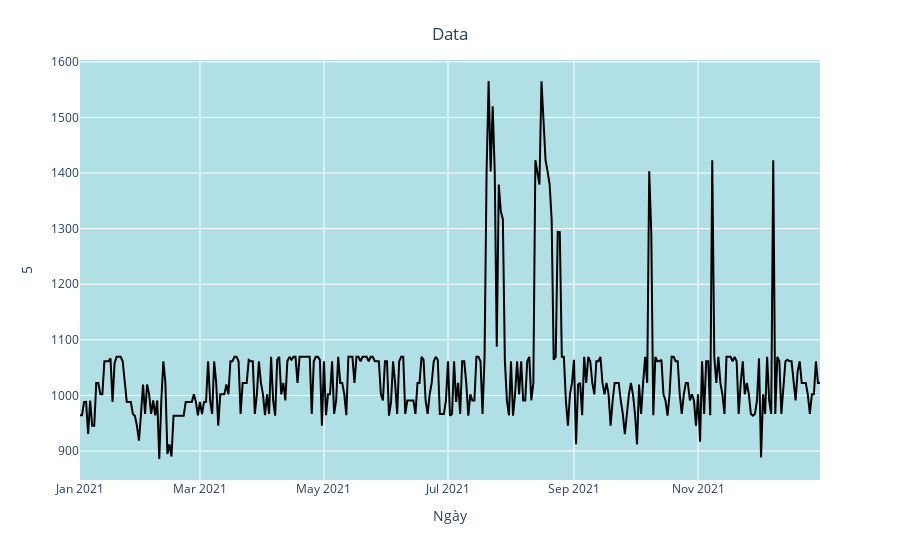

The cell this chart's notebook holds for it:
### Code cell
import plotly.express as px
fig = px.line(y=df['5'], x=df['Ngày'])
fig.update_traces(line_color='black')
fig.update_layout(xaxis_title="Ngày",
                  yaxis_title="5",
                  title={'text': "Data", 'y':0.95, 'x':0.5, 'xanchor':'center', 'yanchor':'top'},
                  plot_bgcolor='rgb(176,224,230)')

### Figure 1 — Plotly figure (JSON) as saved in the notebook; plotly's stock layout.template omitted (floating-point values rounded to 4 significant figures; data arrays with more than 128 entries replaced by an {"elided": "..."} marker saying what was removed)
{"data": [{"hovertemplate": "x=%{x}<br>y=%{y}<extra></extra>", "legendgroup": "", "line": {"color": "black", "dash": "solid"}, "marker": {"symbol": "circle"}, "mode": "lines", "name": "", "orientation": "v", "showlegend": false, "type": "scatter", "x": {"elided": "365 str values"}, "xaxis": "x", "y": {"elided": "365 float values"}, "yaxis": "y"}], "layout": {"legend": {"tracegroupgap": 0}, "margin": {"t": 60}, "plot_bgcolor": "rgb(176,224,230)", "title": {"text": "Data", "x": 0.5, "xanchor": "center", "y": 0.95, "yanchor": "top"}, "xaxis": {"anchor": "y", "domain": [0, 1], "title": {"text": "Ngày"}}, "yaxis": {"anchor": "x", "domain": [0, 1], "title": {"text": "5"}}}}
